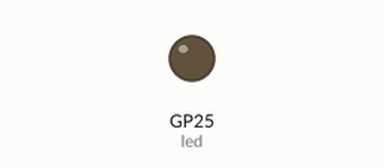
Bench run of a program on a simulated Raspberry Pi Pico running MicroPython. Parts: output pins drawn as LEDs (lit = HIGH). Dashed ring = blinking.

Above: at 0.06 s.
At 2.83 s:
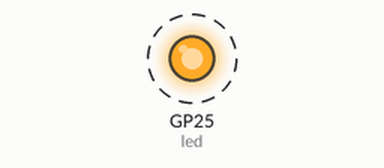
Timing chart, 0 to 3.1 s (numbered marks = the images above):
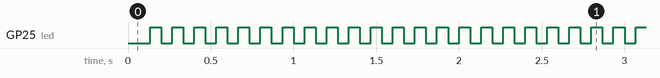

Measured:
- by itself, GP25 (led): alternates HIGH for 0.07 s and LOW for 0.07 s

The program:

main.py
```python
from machine import Pin, Timer

led = Pin(25, Pin.OUT)
LED_state = True
tim = Timer()

def tick(timer):
    global led, LED_state
    LED_state = not LED_state
    led.value(LED_state)

tim.init(freq=15, mode=Timer.PERIODIC, callback=tick)
```
